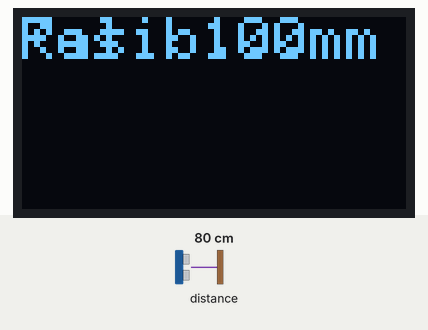
Simulated run of this sketch. Board: Arduino Uno, built with avr-gcc and run on an emulated ATmega328P. On the bench: 128×64 one-colour display. The test bench sets the inputs (shaded band); at power-on: distance to the obstacle 80 cm. What the sketch prints to the serial monitor is not drawn.

Above: at 2.2 s.
At 8.4 s:
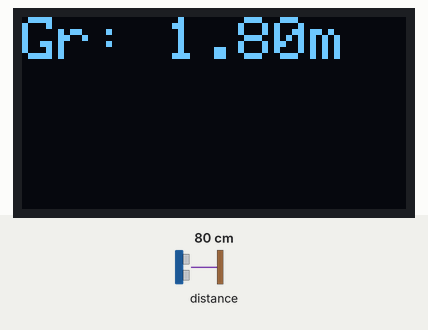
8.5 s: distance to the obstacle set to 2 cm
At 12.9 s:
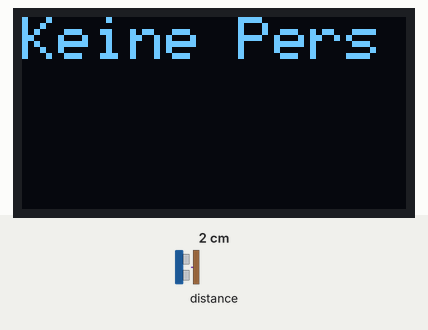
13.8 s: distance to the obstacle set to 120 cm
At 17.8 s:
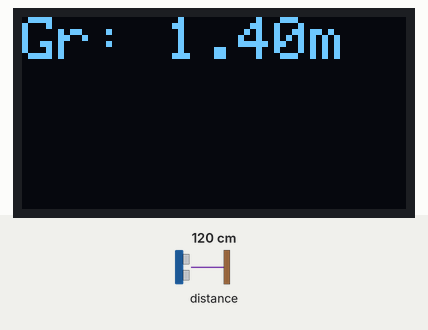
18.9 s: distance to the obstacle set to 4 cm
At 23.8 s:
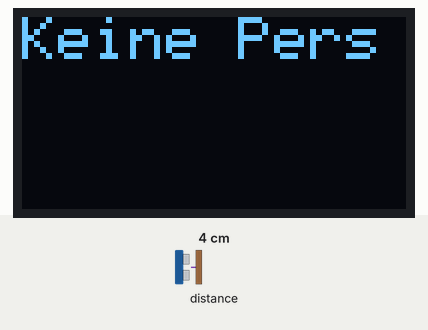
Timing chart, 0 to 25.3 s (numbered marks = the images above; inputs shaded):
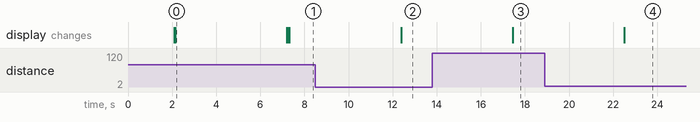

The sketch:

Height_VL53L0X.ino
```cpp
#include <Wire.h>
#include <VL53L0X.h>
#include <Adafruit_SSD1306.h>

// Erstelle ein Objekt für den VL53L0X-Sensor
VL53L0X sensor;

// Erstelle ein Objekt für das OLED-Display
#define SCREEN_WIDTH 128
#define SCREEN_HEIGHT 64
#define OLED_RESET -1
#define OLED_ADDRESS 0x3C
Adafruit_SSD1306 display(SCREEN_WIDTH, SCREEN_HEIGHT, &Wire, OLED_RESET);

// Erforderliche Konstanten
const uint8_t MEASUREMENT_ACCURACY = 1; // 1 = hohe Genauigkeit, 0 = schnellere Messung
const uint16_t SENSOR_HEIGHT_MM = 1900; // Höhe des Sensors in mm

// Definiere bekannte Entfernung als Konstante für die Kalibrierung
const uint16_t KNOWN_DISTANCE_MM = 100; // Beispiel: 100mm

// Verzögerung für die Kalibrierung
uint16_t calibrationDelayMs = 5000; // Standardwert

// Variable für das Kalibrierungsoffset
int16_t calibrationOffset = 0;

void setup() {
  // Starte die serielle Kommunikation für Debugging
  Serial.begin(115200);

  // Starte die I2C-Kommunikation
  Wire.begin();

  // Initialisiere das OLED-Display
  if (!display.begin(SSD1306_SWITCHCAPVCC, OLED_ADDRESS)) {
    Serial.println("Fehler: OLED-Display konnte nicht initialisiert werden!");
    while (1);
  }

  // Testanzeige
  display.clearDisplay();
  display.setTextSize(2);
  display.setTextColor(SSD1306_WHITE);
  display.setCursor(0, 0);
  display.println("OLED Test");
  display.drawRect(0, 0, SCREEN_WIDTH - 1, SCREEN_HEIGHT - 1, SSD1306_WHITE);
  display.display();
  delay(2000);

  display.clearDisplay();
  display.setCursor(0, 0);
  display.println("VL53L0X Init");
  display.display();

  // Initialisiere den Sensor
  if (!sensor.init()) {
    Serial.println("Fehler: Sensor konnte nicht initialisiert werden!");
    display.clearDisplay();
    display.setCursor(0, 0);
    display.println("Sensor-Fehler");
    display.display();
    while (1);
  }

  // Dynamisch berechneter Timing-Budget-Wert basierend auf gewünschter Messgenauigkeit
  uint32_t timingBudget = calculateTimingBudget(MEASUREMENT_ACCURACY);
  sensor.setMeasurementTimingBudget(timingBudget);

  // Start der Kalibrierung
  calibrateSensor();

  Serial.println("Kalibrierung abgeschlossen.");
  display.clearDisplay();
  display.setCursor(0, 0);
  display.println("CAL OK");
  display.display();
}

void loop() {
  // Kontinuierliche Messungen nach der Kalibrierung
  uint16_t distance = sensor.readRangeSingleMillimeters();

  // Überprüfen, ob eine Messung gültig ist
  display.clearDisplay();
  display.setCursor(0, 0);
  if (sensor.timeoutOccurred()) {
    Serial.println("Messfehler: Zeitüberschreitung!");
    display.println("Fehler");
  } else {
    // Berechnung der Körpergröße
    distance += calibrationOffset; // Offset-Korrektur anwenden
    if (distance < SENSOR_HEIGHT_MM) {
      float personHeightMeters = (SENSOR_HEIGHT_MM - distance) / 1000.0;
      Serial.print("Körpergröße: ");
      Serial.print(personHeightMeters, 2);
      Serial.println(" m");
      display.print("Gr: ");
      display.print(personHeightMeters, 2);
      display.println("m");
    } else {
      Serial.println("Keine Person erkannt.");
      display.println("Keine Pers");
    }
  }
  display.display();
  delay(5000); // Messungen alle 5000ms
}

void calibrateSensor() {
  // Beispiel-Kalibrierung: Setzen von Offsets
  Serial.println("Starte Offset-Kalibrierung...");
  display.clearDisplay();
  display.setCursor(0, 0);
  display.println("Kalib...");
  display.display();

  // Beispiel: Messen einer bekannten Entfernung
  uint16_t measuredDistance;

  Serial.print("Bitte halte ein Objekt in ");
  Serial.print(KNOWN_DISTANCE_MM);
  Serial.println("mm Entfernung...");

  Serial.print("Wartezeit für Positionierung: ");
  Serial.print(calibrationDelayMs);
  Serial.println(" ms");

  display.setCursor(0, 0);
  display.print("Pos: ");
  display.print(KNOWN_DISTANCE_MM);
  display.println("mm");
  display.display();

  delay(calibrationDelayMs); // Zeit geben, das Objekt zu positionieren

  measuredDistance = sensor.readRangeSingleMillimeters();

  if (sensor.timeoutOccurred()) {
    Serial.println("Fehler: Zeitüberschreitung bei der Kalibrierung!");
    display.clearDisplay();
    display.setCursor(0, 0);
    display.println("Kalib fehl");
    display.display();
    return;
  }

  calibrationOffset = KNOWN_DISTANCE_MM - measuredDistance;
  Serial.print("Gemessene Entfernung: ");
  Serial.print(measuredDistance);
  Serial.println(" mm");
  Serial.print("Berechneter Offset: ");
  Serial.print(calibrationOffset);
  Serial.println(" mm");

  display.clearDisplay();
  display.setCursor(0, 0);
  display.print("Gem: ");
  display.print(measuredDistance);
  display.println("mm");
  display.setCursor(0, 10);
  display.print("Off: ");
  display.print(calibrationOffset);
  display.println("mm");
  display.display();

  Serial.println("Offset-Kalibrierung abgeschlossen.");
  display.clearDisplay();
  display.setCursor(0, 0);
  display.println("Kalib fer");
  display.display();
}

uint32_t calculateTimingBudget(uint8_t accuracyLevel) {
  // Berechnet den Timing-Budget-Wert abhängig von der gewünschten Genauigkeit
  if (accuracyLevel == 1) {
    return 200000; // Hohe Genauigkeit
  } else {
    return 100000; // Schnellere Messung
  }
}
```

Measured:
- after the input at 8.5 s, the display: changes after 3.9 s (image 2)
- after the input at 13.8 s, the display: changes after 3.6 s (image 3)
- after the input at 18.9 s, the display: changes after 3.6 s (image 4)
- what the display in image 0 shows lasts 5.1 s, from 2.1 s to 7.2 s
